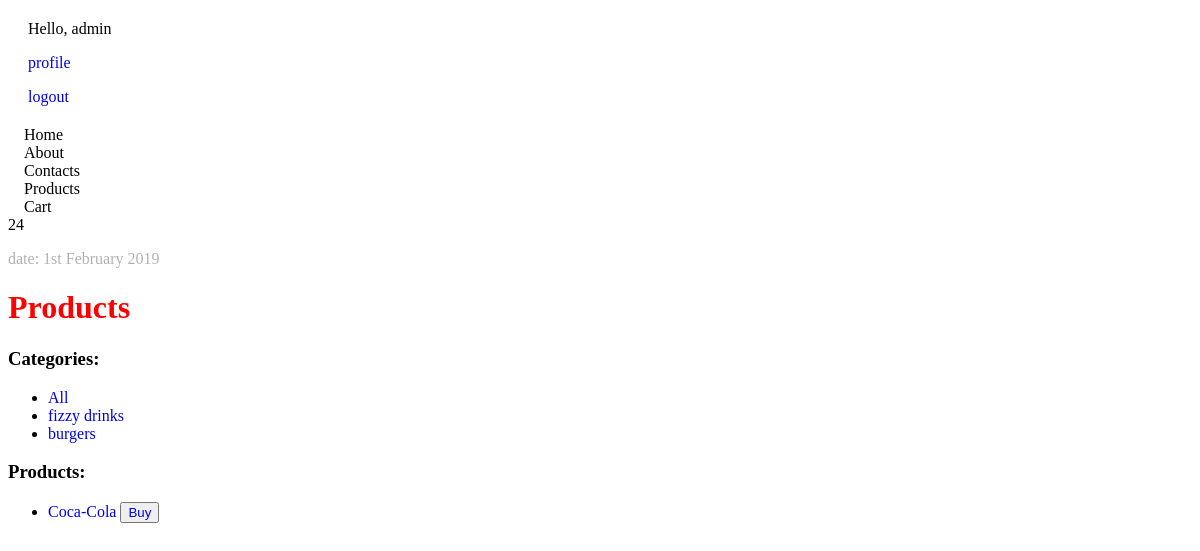
The page /products/fizzy drinks (signed in) on the database its author committed.
### products/models.py (models this page shows)
class Category(models.Model):
    category_name = models.CharField(max_length=50, null=True)
    def __str__(self):
        return self.category_name

class Product(models.Model):
    title = models.CharField(max_length=255)
    price = models.DecimalField(max_digits=10000, decimal_places=2)
    image = models.ImageField(
        upload_to='products_img/',
        blank=True,
        null=True
    )
    description = models.TextField(blank=True, null=True)
    category = models.ForeignKey(Category, on_delete=models.CASCADE)
    def get_absolute_url(self):
        return reverse("products:product-details", kwargs={"id": self.id})

### products/views.py (the view)
# urls.py: path('<str:category_name>', products_list_view, name='products-list'),
def products_list_view(request, category_name):
    categories = Category.objects.all()
    user_cart = ShoppingCart.objects.filter(user=request.user.id)
    if category_name == 'all':
        products = Product.objects.all()
    else:
        category = Category.objects.filter(category_name=category_name)[0]
        products = Product.objects.filter(category=category)
    context = {
        "products": products,
        "categories": categories,
        "user_cart": user_cart,
        "all_products": "all"
    }
    return render(request, "products/products_list.html", context)

### shopping_cart/context_processors.py (called while the page is built)
def cart_processor(request):
    user_cart = ShoppingCart.objects.filter(user=request.user)
    total_quantity = 0
    for order in user_cart:
        total_quantity += order.quantity
    return {'total_quantity': total_quantity}

### products/templates/products/products_list.html
{% extends 'base.html' %}
{% block content %}
    <h1>Products</h1>
    <h3>Categories:</h3>
        <ul>
            <li><a href="{% url 'products:products-list' all_products %}">All</a></li>
            {% for category in categories %}
            <li>
                <a href="{% url 'products:products-list' category %}">{{ category }}</a>
            </li>
            {% endfor %}
        </ul>
    <h3>Products:</h3>
    <ul>
        {% for product in products %}
            <li>
                <a href="{{ product.get_absolute_url }}">
                    {{ product.title }}
                </a>
                <button>
                    <a href="{% url 'shopping_cart:add_to_cart' product.id %}">
                        Buy
                    </a>
                </button>
            </li>
        {% endfor %}
    </ul>
{% endblock %}

### templates/base.html (shortened to what this page needs)
<!DOCTYPE html>
{% load static %}
<html lang="en">
<head>
    <link rel="stylesheet" href="{% static 'css/style.css' %}">
</head>
<body>
    <div class="login">
        {% if user.is_authenticated %}
            <p>Hello, {{ user.username }}</p>
            <p>
                <a href="{% url 'accounts:profile'%}">profile</a>
            </p>
            <p>
                <a href="{% url 'logout'%}">logout</a>
            </p>
        {% else %}
            <a href="{% url 'login' %}">login</a>
        {% endif %}
    </div>
    <div class="navbar">
        {% include "navbar.html" %}
    </div>
    <div class="date">
        <p>date: {% now "jS F Y" %}</p>
    </div>
    <div class="container">
        {% block content %}{% endblock %}
    </div>
</body>
</html>

### static/css/style.css (style rules this page uses)
h1 { color: red; }
a { text-decoration: none }
.login { margin: 20px; }
.date p { opacity: 0.3; }

### rows shown on the page
Category: category_name "fizzy drinks"
Category: category_name "burgers"
Product: title "Coca-Cola"

### other values the page prints
{{ user.username }} "admin"
{{ total_quantity }} "24"
